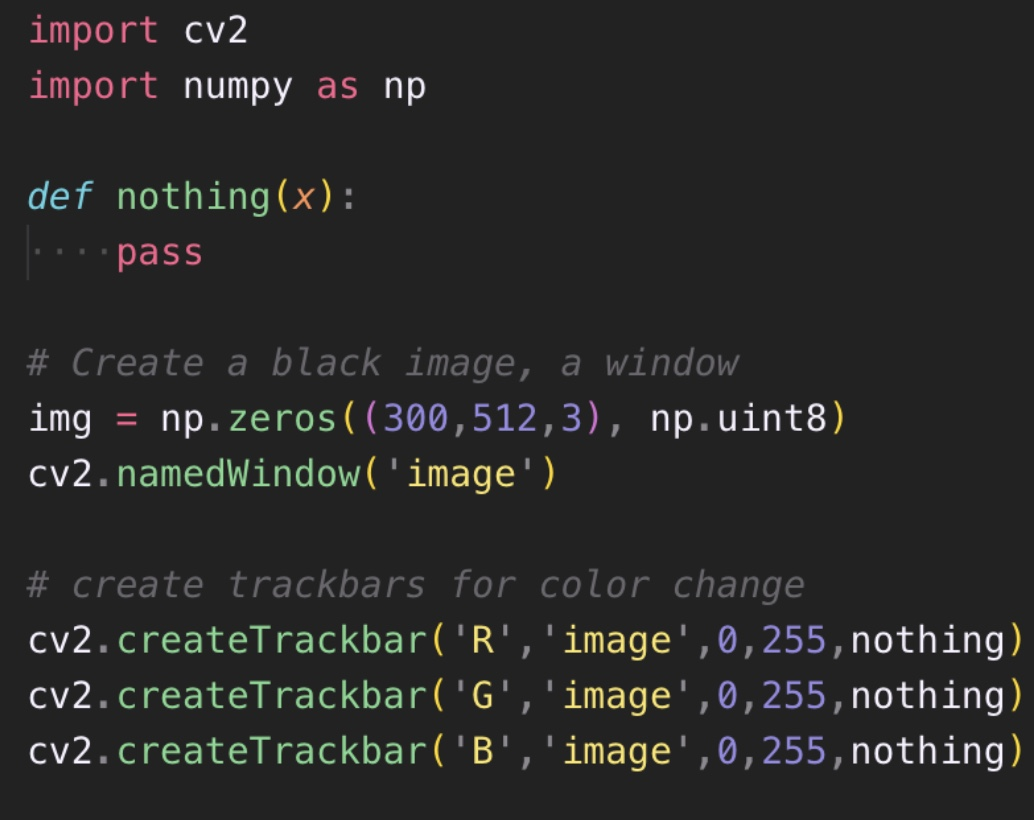
#> input picture sample_image.jpeg, 1034 x 820 px, found by its file name
$ python test_openCV.py
#> lines starting #> are read from the running program, lines starting #| are printed output that depends on the picture
import cv2

img = "/Users/matsuurakenshin/WorkSpace/development/txtreader/sample_image.jpeg"
img = cv2.imread(img,cv2.IMREAD_GRAYSCALE)
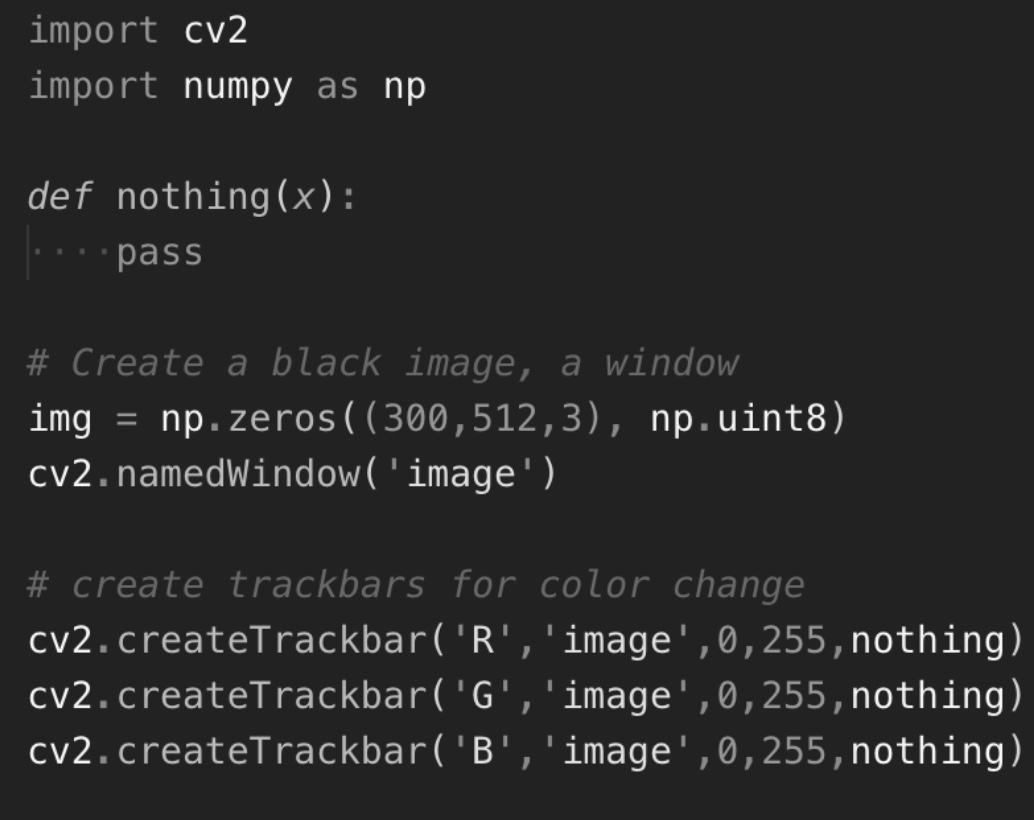
#> img: shape (820, 1034); min 27, max 250, mean 41.3
cv2.imshow('image',img)

cv2.waitKey(0)
cv2.destroyAllWindows()
